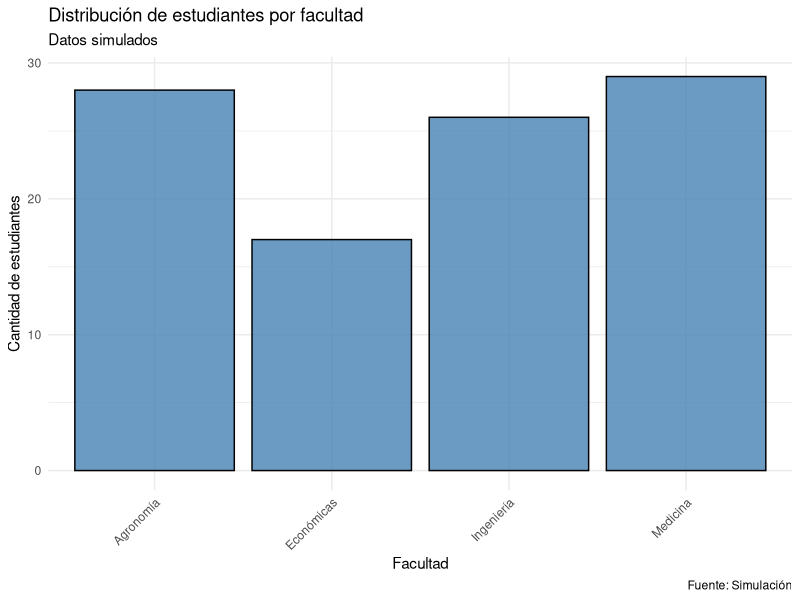
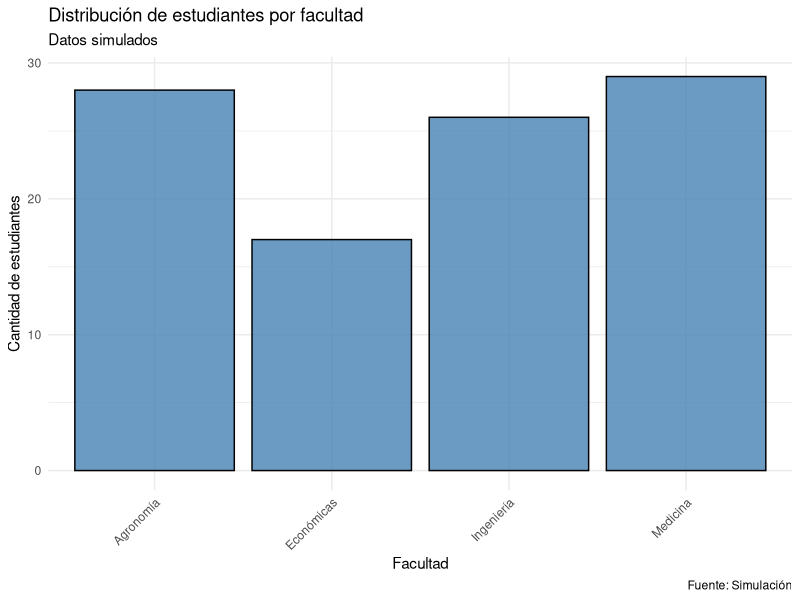
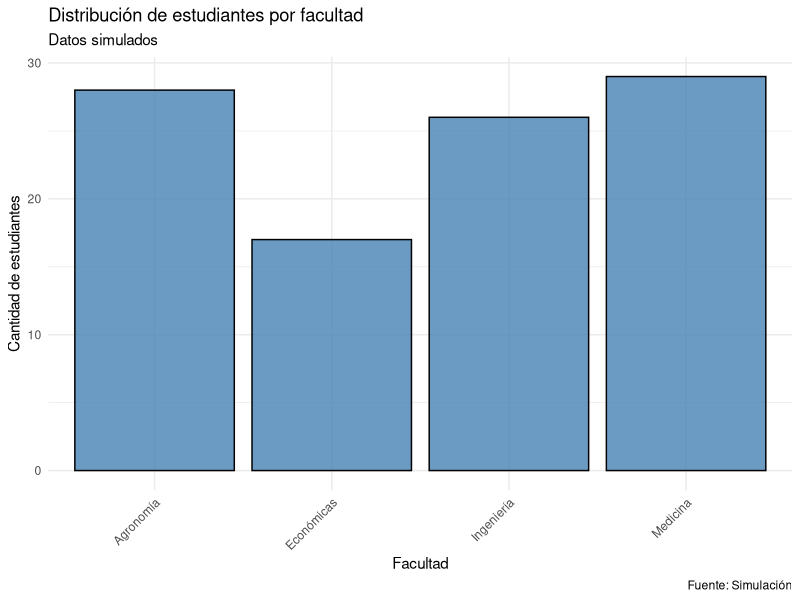

Source code (R) for these figures, in order:
## ---- chunk 1
# Cargar el paquete tidyverse, que incluye ggplot2
## Permite el acceso a funciones de manipulación y visualización de datos
if (!require("tidyverse")) install.packages("tidyverse") 

# Simular datos de ejemplo
set.seed(123) # Para reproducibilidad
facultades <- c("Agronomía", "Ingeniería", "Medicina", "Económicas")
datos <- data.frame(
  ## Simula 100 estudiantes asignados a facultades
  FACULTAD = sample(facultades, 100, replace = TRUE) 
)

# Crear un gráfico de barras
## Especifica los datos y la variable a graficar
mi_grafico <- ggplot(data = datos, aes(x = FACULTAD)) + 
  ## Genera barras con color y transparencia
  geom_bar(fill = "steelblue", color = "black", alpha = 0.8) + 
  labs(
    title = "Distribución de estudiantes por facultad",
    subtitle = "Datos simulados",
    x = "Facultad",
    y = "Cantidad de estudiantes",
    caption = "Fuente: Simulación"
  ) + # Añade etiquetas y título al gráfico
  theme_minimal() + # Aplica un tema visual sencillo
  theme(
    # Rota las etiquetas del eje x para mejor legibilidad
    axis.text.x = element_text(angle = 45, hjust = 1) 
  )

mi_grafico # Muestra el gráfico
## ---- chunk 2
# Guardar el gráfico en formato PNG con dimensiones de 8x6 pulgadas
ggsave(
  filename = "grafico_simulado.png", # Nombre del archivo de salida
  plot = mi_grafico, # Objeto gráfico a guardar
  width = 8, # Ancho en pulgadas
  height = 6, # Alto en pulgadas
  dpi = 300 # Resolución adecuada para impresión
)
## ---- chunk 3
# Guardar el gráfico en formato PDF con dimensiones de 8x6 pulgadas
ggsave(
  filename = "grafico_simulado.pdf", # Nombre del archivo de salida
  plot = mi_grafico, # Objeto gráfico a guardar
  width = 8, # Ancho en pulgadas
  height = 6 # Alto en pulgadas
  # No es necesario especificar dpi, ya que PDF es un formato vectorial
)
## ---- chunk 4
# Crear un data frame de ejemplo
mi_tabla <- data.frame(
  Nombre = c("Ana", "Luis", "María"),
  Edad = c(25, 30, 22),
  Ciudad = c("Madrid", "Barcelona", "Valencia")
)

# Exportar el data frame a un archivo CSV
write.csv(
  x = mi_tabla,         # Objeto de datos a exportar
  file = "resultados.csv", # Nombre del archivo de salida
  row.names = FALSE     # No incluir los nombres de las filas 
)
## ---- chunk 5
# Instalar y cargar el paquete writexl si no está disponible
if (!require("writexl")) install.packages("writexl")


# Crear un data frame de ejemplo
mi_tabla <- data.frame(
  Nombre = c("Ana", "Luis", "María"),
  Edad = c(25, 30, 22),
  Ciudad = c("Madrid", "Barcelona", "Valencia")
)

# Exportar el data frame a un archivo Excel
write_xlsx(
  x = mi_tabla,            # Objeto de datos a exportar
  path = "resultados.xlsx" # Nombre del archivo de salida
  # col_names y format_headers se mantienen en TRUE por defecto
)
